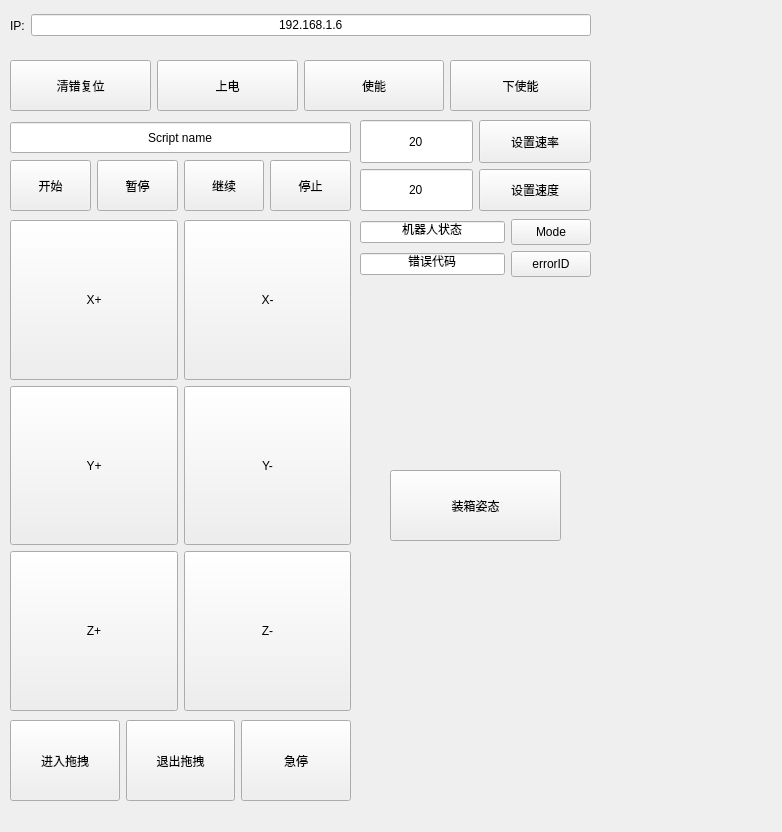
<?xml version="1.0" encoding="UTF-8"?>
<ui version="4.0">
 <class>Dobot</class>
 <widget class="QWidget" name="Dobot">
  <property name="geometry">
   <rect>
    <x>0</x>
    <y>0</y>
    <width>782</width>
    <height>832</height>
   </rect>
  </property>
  <property name="acceptDrops">
   <bool>false</bool>
  </property>
  <property name="windowTitle">
   <string>@珈Pluto</string>
  </property>
  <property name="windowIcon">
   <iconset>
    <normaloff>../release/logo.png</normaloff>../release/logo.png</iconset>
  </property>
  <widget class="QLabel" name="label">
   <property name="geometry">
    <rect>
     <x>-17</x>
     <y>-17</y>
     <width>30</width>
     <height>16</height>
    </rect>
   </property>
   <property name="text">
    <string>速度:</string>
   </property>
  </widget>
  <widget class="QLineEdit" name="ScriptName">
   <property name="geometry">
    <rect>
     <x>10</x>
     <y>122</y>
     <width>341</width>
     <height>31</height>
    </rect>
   </property>
   <property name="acceptDrops">
    <bool>false</bool>
   </property>
   <property name="styleSheet">
    <string notr="true">font: 75 12pt &quot;Agency FB&quot;;</string>
   </property>
   <property name="text">
    <string>Script name</string>
   </property>
   <property name="alignment">
    <set>Qt::AlignCenter</set>
   </property>
  </widget>
  <widget class="QPushButton" name="PutIntoBox">
   <property name="geometry">
    <rect>
     <x>390</x>
     <y>470</y>
     <width>171</width>
     <height>71</height>
    </rect>
   </property>
   <property name="sizePolicy">
    <sizepolicy hsizetype="Minimum" vsizetype="Minimum">
     <horstretch>0</horstretch>
     <verstretch>0</verstretch>
    </sizepolicy>
   </property>
   <property name="styleSheet">
    <string notr="true">font: 75 12pt &quot;Arial&quot;;</string>
   </property>
   <property name="text">
    <string>装箱姿态</string>
   </property>
  </widget>
  <widget class="QWidget" name="layoutWidget">
   <property name="geometry">
    <rect>
     <x>10</x>
     <y>0</y>
     <width>581</width>
     <height>51</height>
    </rect>
   </property>
   <layout class="QHBoxLayout" name="horizontalLayout_2">
    <item>
     <widget class="QLabel" name="label_2">
      <property name="styleSheet">
       <string notr="true">font: 75 12pt &quot;Agency FB&quot;;</string>
      </property>
      <property name="text">
       <string>IP:</string>
      </property>
     </widget>
    </item>
    <item>
     <widget class="QLineEdit" name="ip">
      <property name="tabletTracking">
       <bool>true</bool>
      </property>
      <property name="layoutDirection">
       <enum>Qt::LeftToRight</enum>
      </property>
      <property name="autoFillBackground">
       <bool>false</bool>
      </property>
      <property name="styleSheet">
       <string notr="true">font: 9pt &quot;Arial&quot;;
font: 12pt &quot;Agency FB&quot;;</string>
      </property>
      <property name="text">
       <string>192.168.1.6</string>
      </property>
      <property name="cursorPosition">
       <number>11</number>
      </property>
      <property name="alignment">
       <set>Qt::AlignCenter</set>
      </property>
      <property name="dragEnabled">
       <bool>false</bool>
      </property>
     </widget>
    </item>
   </layout>
  </widget>
  <widget class="QWidget" name="layoutWidget">
   <property name="geometry">
    <rect>
     <x>10</x>
     <y>220</y>
     <width>341</width>
     <height>491</height>
    </rect>
   </property>
   <layout class="QGridLayout" name="gridLayout">
    <item row="0" column="0">
     <widget class="QPushButton" name="Xforward">
      <property name="sizePolicy">
       <sizepolicy hsizetype="Minimum" vsizetype="Minimum">
        <horstretch>0</horstretch>
        <verstretch>0</verstretch>
       </sizepolicy>
      </property>
      <property name="styleSheet">
       <string notr="true">font: 12pt &quot;Arial&quot;;</string>
      </property>
      <property name="text">
       <string>X+</string>
      </property>
     </widget>
    </item>
    <item row="0" column="1">
     <widget class="QPushButton" name="Xnegative">
      <property name="sizePolicy">
       <sizepolicy hsizetype="Minimum" vsizetype="Minimum">
        <horstretch>0</horstretch>
        <verstretch>0</verstretch>
       </sizepolicy>
      </property>
      <property name="styleSheet">
       <string notr="true">font: 12pt &quot;Arial&quot;;</string>
      </property>
      <property name="text">
       <string>X-</string>
      </property>
     </widget>
    </item>
    <item row="1" column="0">
     <widget class="QPushButton" name="Yforward">
      <property name="sizePolicy">
       <sizepolicy hsizetype="Minimum" vsizetype="Minimum">
        <horstretch>0</horstretch>
        <verstretch>0</verstretch>
       </sizepolicy>
      </property>
      <property name="styleSheet">
       <string notr="true">font: 12pt &quot;Arial&quot;;</string>
      </property>
      <property name="text">
       <string>Y+</string>
      </property>
     </widget>
    </item>
    <item row="1" column="1">
     <widget class="QPushButton" name="Ynegative">
      <property name="sizePolicy">
       <sizepolicy hsizetype="Minimum" vsizetype="Minimum">
        <horstretch>0</horstretch>
        <verstretch>0</verstretch>
       </sizepolicy>
      </property>
      <property name="styleSheet">
       <string notr="true">font: 12pt &quot;Arial&quot;;</string>
      </property>
      <property name="text">
       <string>Y-</string>
      </property>
     </widget>
    </item>
    <item row="2" column="0">
     <widget class="QPushButton" name="Zforward">
      <property name="sizePolicy">
       <sizepolicy hsizetype="Minimum" vsizetype="Minimum">
        <horstretch>0</horstretch>
        <verstretch>0</verstretch>
       </sizepolicy>
      </property>
      <property name="styleSheet">
       <string notr="true">font: 12pt &quot;Arial&quot;;</string>
      </property>
      <property name="text">
       <string>Z+</string>
      </property>
     </widget>
    </item>
    <item row="2" column="1">
     <widget class="QPushButton" name="Znegative">
      <property name="sizePolicy">
       <sizepolicy hsizetype="Minimum" vsizetype="Minimum">
        <horstretch>0</horstretch>
        <verstretch>0</verstretch>
       </sizepolicy>
      </property>
      <property name="styleSheet">
       <string notr="true">font: 12pt &quot;Arial&quot;;</string>
      </property>
      <property name="text">
       <string>Z-</string>
      </property>
     </widget>
    </item>
   </layout>
  </widget>
  <widget class="QWidget" name="layoutWidget">
   <property name="geometry">
    <rect>
     <x>10</x>
     <y>720</y>
     <width>341</width>
     <height>81</height>
    </rect>
   </property>
   <property name="sizePolicy">
    <sizepolicy hsizetype="Preferred" vsizetype="MinimumExpanding">
     <horstretch>0</horstretch>
     <verstretch>0</verstretch>
    </sizepolicy>
   </property>
   <layout class="QGridLayout" name="gridLayout_2">
    <item row="1" column="1">
     <widget class="QPushButton" name="StopDrag">
      <property name="sizePolicy">
       <sizepolicy hsizetype="Minimum" vsizetype="MinimumExpanding">
        <horstretch>0</horstretch>
        <verstretch>0</verstretch>
       </sizepolicy>
      </property>
      <property name="styleSheet">
       <string notr="true">font: 75 12pt &quot;Arial&quot;;</string>
      </property>
      <property name="text">
       <string>退出拖拽</string>
      </property>
     </widget>
    </item>
    <item row="1" column="0">
     <widget class="QPushButton" name="StartDrag">
      <property name="sizePolicy">
       <sizepolicy hsizetype="Minimum" vsizetype="MinimumExpanding">
        <horstretch>0</horstretch>
        <verstretch>0</verstretch>
       </sizepolicy>
      </property>
      <property name="styleSheet">
       <string notr="true">font: 75 12pt &quot;Arial&quot;;</string>
      </property>
      <property name="text">
       <string>进入拖拽</string>
      </property>
     </widget>
    </item>
    <item row="1" column="2">
     <widget class="QPushButton" name="EmergencyStop">
      <property name="sizePolicy">
       <sizepolicy hsizetype="Minimum" vsizetype="MinimumExpanding">
        <horstretch>0</horstretch>
        <verstretch>0</verstretch>
       </sizepolicy>
      </property>
      <property name="styleSheet">
       <string notr="true">font: 75 12pt &quot;Arial&quot;;</string>
      </property>
      <property name="text">
       <string>急停</string>
      </property>
     </widget>
    </item>
   </layout>
  </widget>
  <widget class="QWidget" name="layoutWidget">
   <property name="geometry">
    <rect>
     <x>10</x>
     <y>60</y>
     <width>581</width>
     <height>51</height>
    </rect>
   </property>
   <layout class="QGridLayout" name="gridLayout_3">
    <item row="0" column="3">
     <widget class="QPushButton" name="DisableRobot">
      <property name="sizePolicy">
       <sizepolicy hsizetype="Ignored" vsizetype="Ignored">
        <horstretch>0</horstretch>
        <verstretch>0</verstretch>
       </sizepolicy>
      </property>
      <property name="styleSheet">
       <string notr="true">font: 75 12pt &quot;Arial&quot;;</string>
      </property>
      <property name="text">
       <string>下使能</string>
      </property>
     </widget>
    </item>
    <item row="0" column="0">
     <widget class="QPushButton" name="ClearError">
      <property name="sizePolicy">
       <sizepolicy hsizetype="Minimum" vsizetype="Ignored">
        <horstretch>0</horstretch>
        <verstretch>0</verstretch>
       </sizepolicy>
      </property>
      <property name="styleSheet">
       <string notr="true">font: 75 12pt &quot;Arial&quot;;</string>
      </property>
      <property name="text">
       <string>清错复位</string>
      </property>
     </widget>
    </item>
    <item row="0" column="2">
     <widget class="QPushButton" name="EnableRobot">
      <property name="sizePolicy">
       <sizepolicy hsizetype="Ignored" vsizetype="Ignored">
        <horstretch>0</horstretch>
        <verstretch>0</verstretch>
       </sizepolicy>
      </property>
      <property name="styleSheet">
       <string notr="true">font: 75 12pt &quot;Arial&quot;;</string>
      </property>
      <property name="text">
       <string>使能</string>
      </property>
     </widget>
    </item>
    <item row="0" column="1">
     <widget class="QPushButton" name="PowerOn">
      <property name="sizePolicy">
       <sizepolicy hsizetype="Minimum" vsizetype="Ignored">
        <horstretch>0</horstretch>
        <verstretch>0</verstretch>
       </sizepolicy>
      </property>
      <property name="styleSheet">
       <string notr="true">font: 75 12pt &quot;Arial&quot;;</string>
      </property>
      <property name="text">
       <string>上电</string>
      </property>
     </widget>
    </item>
   </layout>
  </widget>
  <widget class="QWidget" name="layoutWidget">
   <property name="geometry">
    <rect>
     <x>10</x>
     <y>160</y>
     <width>341</width>
     <height>51</height>
    </rect>
   </property>
   <layout class="QGridLayout" name="gridLayout_4">
    <item row="0" column="0">
     <widget class="QPushButton" name="RunScript">
      <property name="sizePolicy">
       <sizepolicy hsizetype="Minimum" vsizetype="Minimum">
        <horstretch>0</horstretch>
        <verstretch>0</verstretch>
       </sizepolicy>
      </property>
      <property name="styleSheet">
       <string notr="true">font: 75 12pt &quot;Arial&quot;;</string>
      </property>
      <property name="text">
       <string>开始</string>
      </property>
     </widget>
    </item>
    <item row="0" column="1">
     <widget class="QPushButton" name="PauseScript">
      <property name="sizePolicy">
       <sizepolicy hsizetype="Minimum" vsizetype="Minimum">
        <horstretch>0</horstretch>
        <verstretch>0</verstretch>
       </sizepolicy>
      </property>
      <property name="styleSheet">
       <string notr="true">font: 75 12pt &quot;Arial&quot;;</string>
      </property>
      <property name="text">
       <string>暂停</string>
      </property>
     </widget>
    </item>
    <item row="0" column="2">
     <widget class="QPushButton" name="ContinueScript">
      <property name="sizePolicy">
       <sizepolicy hsizetype="Minimum" vsizetype="Minimum">
        <horstretch>0</horstretch>
        <verstretch>0</verstretch>
       </sizepolicy>
      </property>
      <property name="styleSheet">
       <string notr="true">font: 75 12pt &quot;Arial&quot;;</string>
      </property>
      <property name="text">
       <string>继续</string>
      </property>
     </widget>
    </item>
    <item row="0" column="3">
     <widget class="QPushButton" name="StopScript">
      <property name="sizePolicy">
       <sizepolicy hsizetype="Minimum" vsizetype="Minimum">
        <horstretch>0</horstretch>
        <verstretch>0</verstretch>
       </sizepolicy>
      </property>
      <property name="styleSheet">
       <string notr="true">font: 75 12pt &quot;Arial&quot;;</string>
      </property>
      <property name="text">
       <string>停止</string>
      </property>
     </widget>
    </item>
   </layout>
  </widget>
  <widget class="QWidget" name="layoutWidget">
   <property name="geometry">
    <rect>
     <x>360</x>
     <y>120</y>
     <width>231</width>
     <height>91</height>
    </rect>
   </property>
   <layout class="QGridLayout" name="gridLayout_5">
    <item row="0" column="0">
     <layout class="QHBoxLayout" name="horizontalLayout_3">
      <item>
       <widget class="QLineEdit" name="TxSpeedFactor">
        <property name="sizePolicy">
         <sizepolicy hsizetype="Minimum" vsizetype="Minimum">
          <horstretch>0</horstretch>
          <verstretch>0</verstretch>
         </sizepolicy>
        </property>
        <property name="styleSheet">
         <string notr="true">font: 12pt &quot;Agency FB&quot;;</string>
        </property>
        <property name="text">
         <string>20</string>
        </property>
        <property name="alignment">
         <set>Qt::AlignCenter</set>
        </property>
       </widget>
      </item>
      <item>
       <widget class="QPushButton" name="SpeedFactor">
        <property name="sizePolicy">
         <sizepolicy hsizetype="Minimum" vsizetype="Ignored">
          <horstretch>0</horstretch>
          <verstretch>0</verstretch>
         </sizepolicy>
        </property>
        <property name="styleSheet">
         <string notr="true">font: 12pt &quot;Arial&quot;;</string>
        </property>
        <property name="text">
         <string>设置速率</string>
        </property>
       </widget>
      </item>
     </layout>
    </item>
    <item row="1" column="0">
     <layout class="QHBoxLayout" name="horizontalLayout">
      <item>
       <widget class="QLineEdit" name="Speed">
        <property name="sizePolicy">
         <sizepolicy hsizetype="Minimum" vsizetype="Minimum">
          <horstretch>0</horstretch>
          <verstretch>0</verstretch>
         </sizepolicy>
        </property>
        <property name="styleSheet">
         <string notr="true">font: 12pt &quot;Agency FB&quot;;</string>
        </property>
        <property name="text">
         <string>20</string>
        </property>
        <property name="alignment">
         <set>Qt::AlignCenter</set>
        </property>
       </widget>
      </item>
      <item>
       <widget class="QPushButton" name="speedSet">
        <property name="sizePolicy">
         <sizepolicy hsizetype="Minimum" vsizetype="Ignored">
          <horstretch>0</horstretch>
          <verstretch>0</verstretch>
         </sizepolicy>
        </property>
        <property name="styleSheet">
         <string notr="true">font: 12pt &quot;Arial&quot;;</string>
        </property>
        <property name="text">
         <string>设置速度</string>
        </property>
       </widget>
      </item>
     </layout>
    </item>
   </layout>
  </widget>
  <widget class="QWidget" name="">
   <property name="geometry">
    <rect>
     <x>360</x>
     <y>219</y>
     <width>231</width>
     <height>58</height>
    </rect>
   </property>
   <layout class="QVBoxLayout" name="verticalLayout">
    <item>
     <layout class="QHBoxLayout" name="horizontalLayout_5">
      <item>
       <widget class="QLineEdit" name="RoboMode">
        <property name="enabled">
         <bool>true</bool>
        </property>
        <property name="sizePolicy">
         <sizepolicy hsizetype="Expanding" vsizetype="Fixed">
          <horstretch>0</horstretch>
          <verstretch>0</verstretch>
         </sizepolicy>
        </property>
        <property name="minimumSize">
         <size>
          <width>0</width>
          <height>0</height>
         </size>
        </property>
        <property name="acceptDrops">
         <bool>false</bool>
        </property>
        <property name="styleSheet">
         <string notr="true">font: 75 12pt &quot;Agency FB&quot;;</string>
        </property>
        <property name="text">
         <string>机器人状态</string>
        </property>
        <property name="alignment">
         <set>Qt::AlignCenter</set>
        </property>
       </widget>
      </item>
      <item>
       <widget class="QPushButton" name="RobotMode">
        <property name="sizePolicy">
         <sizepolicy hsizetype="Minimum" vsizetype="Ignored">
          <horstretch>0</horstretch>
          <verstretch>0</verstretch>
         </sizepolicy>
        </property>
        <property name="styleSheet">
         <string notr="true">font: 12pt &quot;Arial&quot;;</string>
        </property>
        <property name="text">
         <string>Mode</string>
        </property>
       </widget>
      </item>
     </layout>
    </item>
    <item>
     <layout class="QHBoxLayout" name="horizontalLayout_4">
      <item>
       <widget class="QLineEdit" name="ErrorID">
        <property name="acceptDrops">
         <bool>false</bool>
        </property>
        <property name="styleSheet">
         <string notr="true">font: 75 12pt &quot;Agency FB&quot;;</string>
        </property>
        <property name="text">
         <string>错误代码</string>
        </property>
        <property name="alignment">
         <set>Qt::AlignCenter</set>
        </property>
       </widget>
      </item>
      <item>
       <widget class="QPushButton" name="GetErrorID">
        <property name="sizePolicy">
         <sizepolicy hsizetype="Minimum" vsizetype="Ignored">
          <horstretch>0</horstretch>
          <verstretch>0</verstretch>
         </sizepolicy>
        </property>
        <property name="styleSheet">
         <string notr="true">font: 12pt &quot;Arial&quot;;</string>
        </property>
        <property name="text">
         <string>errorID</string>
        </property>
       </widget>
      </item>
     </layout>
    </item>
   </layout>
  </widget>
 </widget>
 <resources>
  <include location="../release/Dobot_ico.qrc"/>
 </resources>
 <connections/>
</ui>
